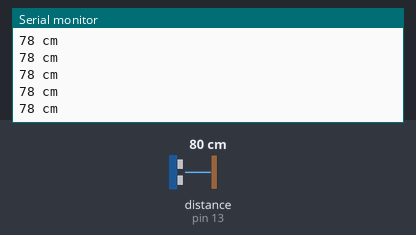
This sketch was run on a simulated Arduino Uno, built with avr-gcc and run on an emulated ATmega328P. Shown: the last lines printed to the serial monitor. Wiring (inferred from the names in the program): ultrasonic range finder: trigger pin 10; echo pin 13. The inputs (shaded band) are chosen by the test bench; at power-on: distance to the obstacle (sensor on pin 13) 80 cm. The echo pulse lasts 58.3 µs per cm.

Above: at 1.2 s.
1.3 s: distance to the obstacle (sensor on pin 13) set to 2 cm
At 1.34 s:
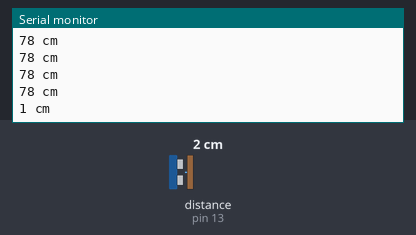
2.8 s: distance to the obstacle (sensor on pin 13) set to 299 cm
At 2.87 s:
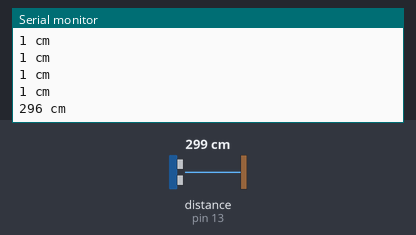
Timing chart, 0 to 5.8 s (numbered marks = the images above; inputs shaded):
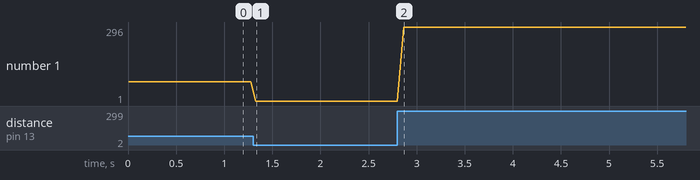

The sketch:

Rangefinder.ino
```cpp
// Define Trig and Echo pin:
#define trigPin 10
#define echoPin 13
// Define variables:
long duration;
int distance;
void setup() {
  // Define inputs and outputs:
  pinMode(trigPin, OUTPUT);
  pinMode(echoPin, INPUT);
  //Begin Serial communication at a baudrate of 9600:
  Serial.begin(9600);
}
void loop() {
  digitalWrite(trigPin, LOW);
  delayMicroseconds(5);
  digitalWrite(trigPin, HIGH);
  delayMicroseconds(10);
  digitalWrite(trigPin, LOW);
  // Read the echoPin, pulseIn() returns the duration (length of the pulse) in microseconds:
  duration = pulseIn(echoPin, HIGH);
  // Calculate the distance:
  distance= duration*0.034/2;
  // Print the distance on the Serial Monitor
  //Serial.print("Distance = ");
  Serial.print(distance);
  Serial.println(" cm");
  delay(50);
}
```

Measured:
- after the input at 1.3 s, the serial monitor: prints a new line at once (image 1)
- after the input at 2.8 s, the serial monitor: prints a new line after 0.07 s (image 2)
- plotted number 1: 78 → 1 after the input at 1.3 s, 1 → 296 after the input at 2.8 s
